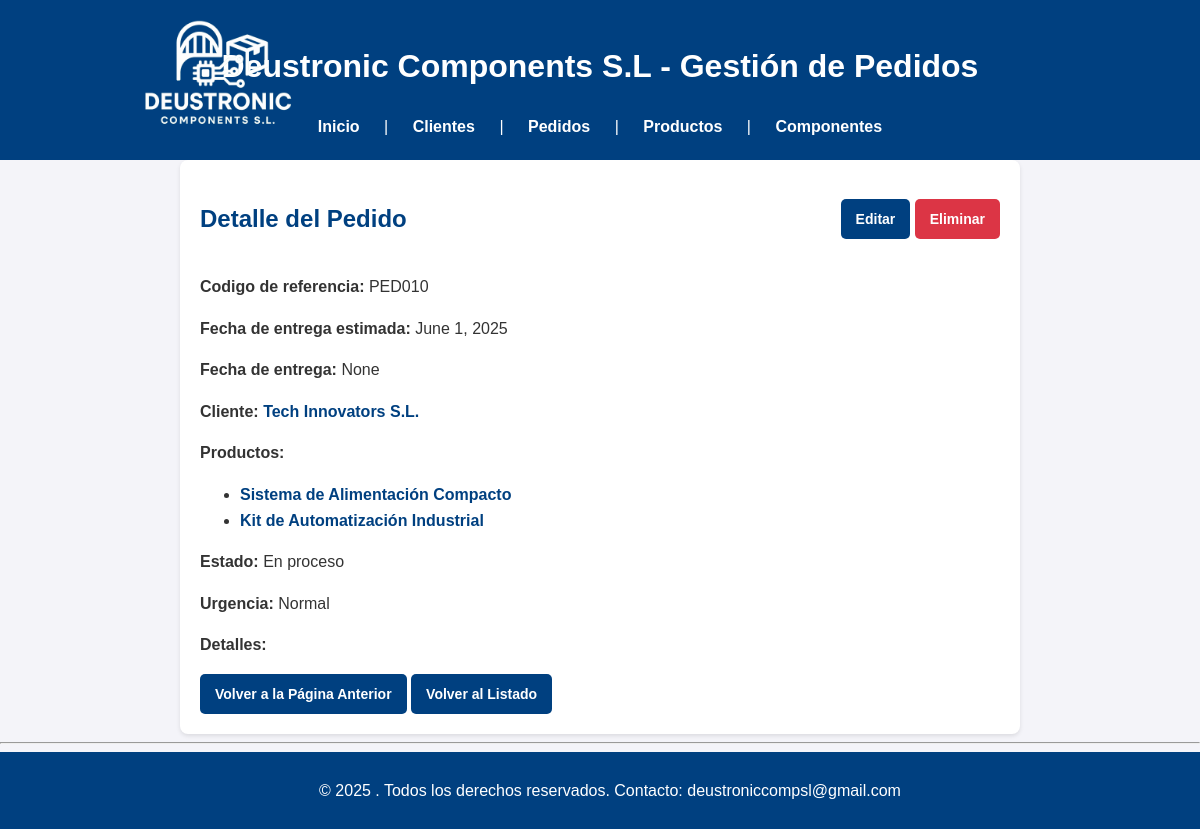
The app's page /pedidos/16/ with its own data.
### appEntrega/models.py (models this page shows, shortened)
class Pedido(models.Model):
    ESTADO_OPCIONES = [
        ('en_proceso', 'En proceso'),
        ('preparado', 'Preparado'),
        ('entregado', 'Entregado'),
    ]
    URGENCIA_OPCIONES = [
        ('urgente', 'Urgente'),
        ('prioritario', 'Prioritario'),
        ('normal', 'Normal'),
    ]
    codigo_referencia = models.CharField(max_length=50, unique=True)
    fecha_entrega_estimada = models.DateField()
    fecha_entrega = models.DateField(null=True, blank=True)
    cliente = models.ForeignKey(Cliente, on_delete=models.CASCADE, related_name='pedidos')
    productos = models.ManyToManyField(Producto, related_name='pedidos')
    estado = models.CharField(max_length=20, choices=ESTADO_OPCIONES, default='en_proceso')
    urgencia = models.CharField(max_length=20, choices=URGENCIA_OPCIONES, default='normal')
    detalles = models.TextField(blank=True)

class Cliente(models.Model):
    cif = models.CharField(max_length=15, unique=True)
    nombre_empresa = models.CharField(max_length=100)
    direccion = models.CharField(max_length=255)
    datos_contacto = models.CharField(max_length=255)

class Producto(models.Model):
    referencia = models.CharField(max_length=50, unique=True)
    nombre = models.CharField(max_length=100)
    descripcion = models.TextField()
    categoria = models.CharField(max_length=100)
    componentes = models.ManyToManyField(Componente, related_name='productos')

### appEntrega/views.py (the view)
# urls.py: path("pedidos/<int:pk>/", PedidoDetailView.as_view(), name="pedido_detalle"),
class PedidoDetailView(DetailView):
    model = Pedido
    template_name = 'pedido_detalle.html'
    context_object_name = 'pedido'

### appEntrega/templates/pedido_detalle.html (shortened to what this page needs)
{% extends "base.html" %}
{% block content %}
<div style="display: flex; align-items: center; justify-content: space-between;">
    <h2>Detalle del Pedido</h2>
    <div>
        <a href="{% url 'pedido_editar' pedido.id %}" class="button">Editar</a>
        <a href="{% url 'pedido_eliminar' pedido.id %}" class="btn-eliminar">Eliminar</a>
    </div>
</div>
<p><strong>Codigo de referencia:</strong> {{ pedido.codigo_referencia }}</p>
<p><strong>Fecha de entrega estimada:</strong> {{ pedido.fecha_entrega_estimada }}</p>
<p><strong>Fecha de entrega:</strong> {{ pedido.fecha_entrega }}</p>
<p><strong>Cliente:</strong> <a href="{% url 'cliente_detalle' pedido.cliente.id %}" class ='detalle_link'>{{ pedido.cliente.nombre_empresa }}</a></p>
<p><strong>Productos:</strong></p>
<ul>
    {% for producto in pedido.productos.all %}
        <li>
            <a href="{% url 'producto_detalle' producto.id %}" class = 'detalle_link'>{{ producto.nombre }}</a>
        </li>
    {% empty %}
        <li>No hay productos asociados a este pedido.</li>
    {% endfor %}
</ul>
<p><strong>Estado:</strong> {{ pedido.get_estado_display }}</p>
<p><strong>Urgencia:</strong> {{ pedido.get_urgencia_display }}</p>
<p><strong>Detalles:</strong> {{ pedido.detalles }}</p>
<a href="javascript:history.back()" class="button">Volver a la Página Anterior</a>
<a href="{% url 'pedido_listado' %}" class="button">Volver al Listado</a>
{% endblock %}

### appEntrega/static/CSS/stylesheet.css (style rules this page uses)
body { font-family: 'Arial', sans-serif; line-height: 1.6; margin: 0; padding: 0; background-color: #f4f4f9; color: #333; }
h2 { color: #004080; margin-bottom: 20px; }
button, a.button { display: inline-flex; align-items: center; justify-content: center; background-color: #004080; color: white; padding: 10px 15px; text-decoration: none; border: none; border-radius: 5px; cursor: pointer; font-size: 14px; font-weight: bold; text-align: center; transition: background-color 0.3s, color 0.3s; height: 40px; box-sizing: border-box; }
.btn-eliminar { display: inline-flex; align-items: center; justify-content: center; background-color: #dc3545; color: white; padding: 10px 15px; text-decoration: none; border: none; border-radius: 5px; cursor: pointer; font-size: 14px; font-weight: bold; text-align: center; transition: background-color 0.3s ease, color 0.3s ease; height: 40px; box-sizing: border-box; }
a.detalle_link { color: #004080; text-decoration: none; font-weight: bold; transition: color 0.3s; }

### records on screen
Pedido: codigo_referencia "PED010", fecha_entrega_estimada "June 1, 2025", fecha_entrega "None", cliente.nombre_empresa "Tech Innovators S.L.", estado "En proceso", urgencia "Normal"
Producto: nombre "Sistema de Alimentación Compacto"
Producto: nombre "Kit de Automatización Industrial"
